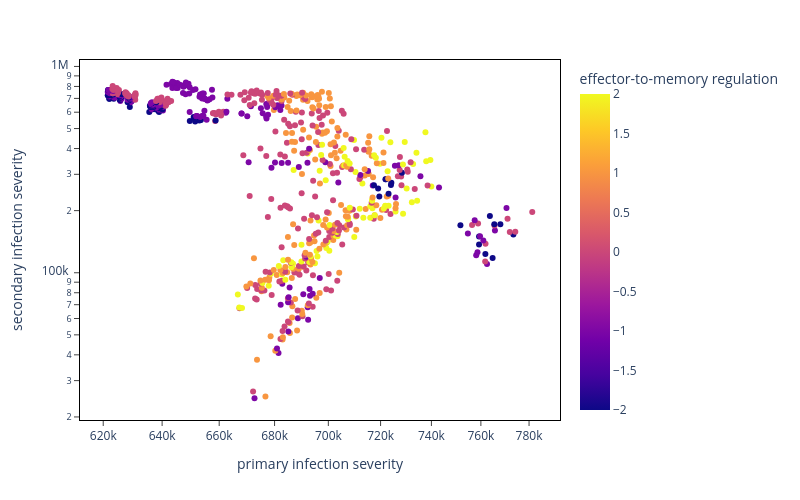

The notebook cell this image was saved under:
### Code cell
z = sec_mean_df['s_psi_NE_c'] + sec_mean_df['s_psi_NE_I']
sec_mean_df['s_NE_reg'] = sec_mean_df['s_psi_NE_c'] + sec_mean_df['s_psi_NE_I']
sec_mean_df['s_EeM_reg'] = sec_mean_df['s_psi_EeM_c'] + sec_mean_df['s_psi_EeM_I']
sec_mean_df['s_pME_reg'] = sec_mean_df['s_psi_pME_c'] + sec_mean_df['s_psi_pME_I']
low, high = 1, 50_000_000
mean_thresh = 25000

fig = px.scatter(sec_mean_df, x = 's_harm_pI', y = 's_harm_sI', color = 's_EeM_reg', #size ='s_EeM_reg',
                 labels ={"s_harm_pI": "primary infection severity",
                          's_harm_sI': "secondary infection severity",
                          's_NE_reg': "naive-to-effector regulation",
                          's_EeM_reg': "effector-to-memory regulation",
                          's_pME_reg': "memory-to-effector regulation"} ,
                 width = 800,
                 height = 500,
                 hover_data = ['s_psi_NE_c', 's_psi_NE_I', 's_psi_EeM_c', 's_psi_EeM_I', 's_psi_pME_c', 's_psi_pME_I'],
                log_y = True, log_x = True)

fig.update_layout(
    plot_bgcolor='white'
)

fig.update_xaxes(
    mirror=True,
    ticks='outside',
    showline=True,
    linecolor='black'
)
fig.update_yaxes(
    mirror=True,
    ticks='outside',
    showline=True,
    linecolor='black'
)

fig.show()

### Figure 1 — Plotly figure (JSON) as saved in the notebook; plotly's stock layout.template omitted (floating-point values rounded to 4 significant figures; data arrays with more than 128 entries replaced by an {"elided": "..."} marker saying what was removed)
{"data": [{"customdata": {"elided": "729x6 int values"}, "hovertemplate": "primary infection severity=%{x}<br>secondary infection severity=%{y}<br>s_psi_NE_c=%{customdata[0]}<br>s_psi_NE_I=%{customdata[1]}<br>s_psi_EeM_c=%{customdata[2]}<br>s_psi_EeM_I=%{customdata[3]}<br>s_psi_pME_c=%{customdata[4]}<br>s_psi_pME_I=%{customdata[5]}<br>effector-to-memory regulation=%{marker.color}<extra></extra>", "legendgroup": "", "marker": {"color": {"elided": "729 int values"}, "coloraxis": "coloraxis", "symbol": "circle"}, "mode": "markers", "name": "", "orientation": "v", "showlegend": false, "type": "scatter", "x": {"elided": "729 float values"}, "xaxis": "x", "y": {"elided": "729 float values"}, "yaxis": "y"}], "layout": {"coloraxis": {"colorbar": {"title": {"text": "effector-to-memory regulation"}}, "colorscale": [[0, "#0d0887"], [0.1111, "#46039f"], [0.2222, "#7201a8"], [0.3333, "#9c179e"], [0.4444, "#bd3786"], [0.5556, "#d8576b"], [0.6667, "#ed7953"], [0.7778, "#fb9f3a"], [0.8889, "#fdca26"], [1, "#f0f921"]]}, "height": 500, "legend": {"tracegroupgap": 0}, "margin": {"t": 60}, "plot_bgcolor": "white", "width": 800, "xaxis": {"anchor": "y", "autorange": true, "domain": [0, 1], "linecolor": "black", "mirror": true, "range": [5.787, 5.899], "showline": true, "ticks": "outside", "title": {"text": "primary infection severity"}, "type": "log"}, "yaxis": {"anchor": "x", "autorange": true, "domain": [0, 1], "linecolor": "black", "mirror": true, "range": [4.286, 6.031], "showline": true, "ticks": "outside", "title": {"text": "secondary infection severity"}, "type": "log"}}}
